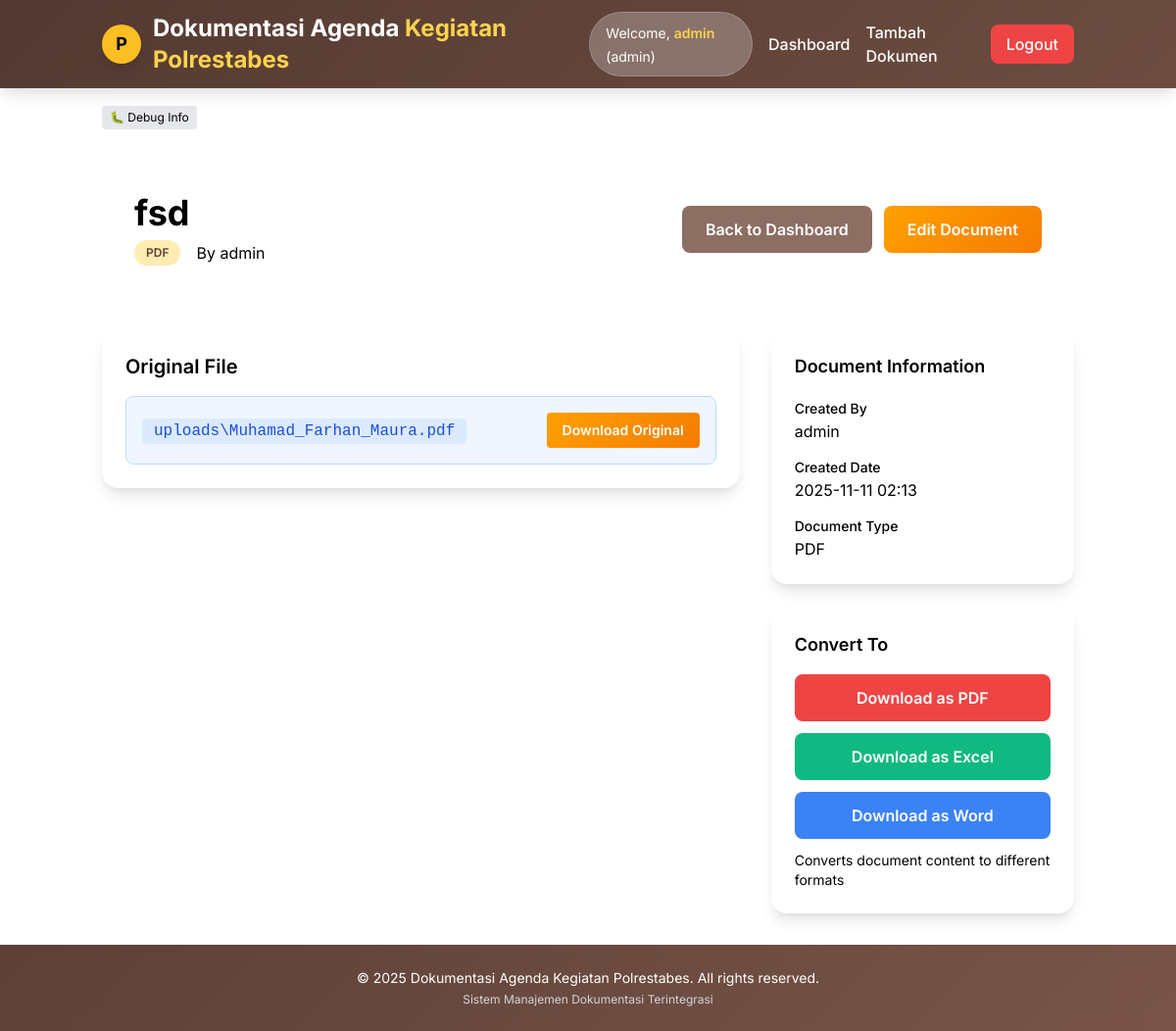
Page /view_doc/1 (signed in) on the committed database.
### app.py (models this page shows)
class Documentation(db.Model):
    id = db.Column(db.Integer, primary_key=True)
    title = db.Column(db.String(200), nullable=False)
    content = db.Column(db.Text)
    file_path = db.Column(db.String(300))
    doc_type = db.Column(db.String(50), nullable=False)
    created_at = db.Column(db.DateTime, nullable=False, default=datetime.utcnow)
    user_id = db.Column(db.Integer, db.ForeignKey('user.id'), nullable=False)

class User(db.Model):
    id = db.Column(db.Integer, primary_key=True)
    username = db.Column(db.String(80), unique=True, nullable=False)
    password = db.Column(db.String(120), nullable=False)
    role = db.Column(db.String(20), nullable=False)
    documentations = db.relationship('Documentation', backref='author', lazy=True)

### app.py (the view)
@app.route('/view_doc/<int:doc_id>')
def view_doc(doc_id):
    if 'user_id' not in session:
        return redirect(url_for('login'))
    doc = Documentation.query.get_or_404(doc_id)
    if not can_view(doc):
        flash('You do not have permission to view this document', 'error')
        return redirect(url_for('dashboard'))
    image_preview = None
    if doc.file_path and os.path.exists(doc.file_path) and doc.doc_type == 'image':
        image_preview = get_image_base64(doc.file_path)
    return render_template('view_doc.html',
                         doc=doc,
                         image_preview=image_preview)

### app.py (called while the page is built)
def can_view(doc):
    if 'user_id' not in session:
        return False
    return True

### templates/view_doc.html (shortened to what this page needs)
{% extends "base.html" %} {% block content %}
<div class="max-w-6xl mx-auto animate-on-scroll">
  <div class="doc-header mb-8">
    <div class="glass rounded-2xl p-8">
      <div
        class="flex flex-col lg:flex-row justify-between items-start lg:items-center gap-4"
      >
        <div>
          <h2 class="text-4xl font-bold text-brown-800 mb-2">
            {{ doc.title }}
          </h2>
          <div class="flex items-center space-x-4 text-brown-600">
            <span class="badge-custom">{{ doc.doc_type|upper }}</span>
            <span>By {{ doc.author.username }}</span>
          </div>
        </div>
        <div class="flex space-x-3">
          <a
            href="{{ url_for('dashboard') }}"
            class="btn-secondary-custom px-6 py-3 rounded-lg font-semibold"
          >
            Back to Dashboard
          </a>
          {% if session.role == 'admin' %}
          <a
            href="{{ url_for('edit_doc', doc_id=doc.id) }}"
            class="btn-primary-custom px-6 py-3 rounded-lg font-semibold"
          >
            Edit Document
          </a>
          {% endif %}
        </div>
      </div>
    </div>
  </div>
  <div class="doc-details grid lg:grid-cols-3 gap-8">
    <div class="lg:col-span-2 space-y-6">
       {% if doc.file_path %}
      <div class="bg-white rounded-2xl p-6 shadow-lg">
        <h3 class="text-xl font-semibold text-brown-800 mb-4">Original File</h3>
        <div
          class="file-info flex items-center justify-between p-4 bg-blue-50 rounded-lg border border-blue-200"
        >
          <div>
            <span
              class="filename font-mono text-blue-700 bg-blue-100 px-3 py-1 rounded"
            >
              {{ doc.file_path.split('/')[-1] }}
            </span>
          </div>
          <a
            href="{{ url_for('download_file', doc_id=doc.id) }}"
            class="btn-primary-custom px-4 py-2 rounded text-sm font-semibold"
          >
            Download Original
          </a>
        </div>
      </div>
      {% endif %}
    </div>
    <div class="space-y-6">
      <div class="bg-white rounded-2xl p-6 shadow-lg">
        <h3 class="text-lg font-semibold text-brown-800 mb-4">
          Document Information
        </h3>
        <div class="space-y-3">
          <div>
            <label class="text-sm font-medium text-brown-600">Created By</label>
            <p class="text-brown-800">{{ doc.author.username }}</p>
          </div>
          <div>
            <label class="text-sm font-medium text-brown-600"
              >Created Date</label
            >
            <p class="text-brown-800">
              {{ doc.created_at.strftime('%Y-%m-%d %H:%M') }}
            </p>
          </div>
          <div>
            <label class="text-sm font-medium text-brown-600"
              >Document Type</label
            >
            <p class="text-brown-800">{{ doc.doc_type|upper }}</p>
          </div>
        </div>
      </div>
      <div class="bg-white rounded-2xl p-6 shadow-lg">
        <h3 class="text-lg font-semibold text-brown-800 mb-4">Convert To</h3>
        <div class="conversion-options space-y-3">
          <a
            href="{{ url_for('convert_doc', doc_id=doc.id, target_format='pdf') }}"
            class="w-full bg-red-500 hover:bg-red-600 text-white py-3 px-4 rounded-lg font-semibold transition-colors duration-300 block text-center"
          >
            Download as PDF
          </a>
          <a
            href="{{ url_for('convert_doc', doc_id=doc.id, target_format='excel') }}"
            class="w-full bg-green-500 hover:bg-green-600 text-white py-3 px-4 rounded-lg font-semibold transition-colors duration-300 block text-center"
          >
            Download as Excel
          </a>
          <a
            href="{{ url_for('convert_doc', doc_id=doc.id, target_format='word') }}"
            class="w-full bg-blue-500 hover:bg-blue-600 text-white py-3 px-4 rounded-lg font-semibold transition-colors duration-300 block text-center"
          >
            Download as Word
          </a>
        </div>
        <small class="conversion-note text-brown-500 text-sm mt-3 block">
          Converts document content to different formats
        </small>
      </div>
    </div>
  </div>
</div>
{% endblock %}

### static/style.css (style rules this page uses)
* { margin: 0; padding: 0; box-sizing: border-box; }
body { font-family: "Inter", sans-serif; background: linear-gradient(135deg, #fef9e7 0%, #fef5e7 100%); display: flex; flex-direction: column; min-height: 100vh; }
:root { --brown-dark: #5d4037; --brown-medium: #795548; --brown-light: #8d6e63; --brown-soft: #d7ccc8; --yellow-dark: #f57c00; --yellow-medium: #ffa000; --yellow-light: #ffb74d; --yellow-soft: #ffecb3; --cream: #fff8e1; }
.btn-primary-custom { background: linear-gradient( 135deg, var(--yellow-medium) 0%, var(--yellow-dark) 100% ); color: white; transition: all 0.3s ease; }
.btn-secondary-custom { background: var(--brown-light); color: white; transition: all 0.3s ease; }
.badge-custom { background: var(--yellow-soft); color: var(--brown-dark); font-weight: 600; padding: 0.25rem 0.75rem; border-radius: 20px; font-size: 0.75rem; }
.animate-on-scroll { opacity: 0; transform: translateY(30px); transition: all 0.6s ease; }
.animate-on-scroll.animated { opacity: 1; transform: translateY(0); }
.glass { background: rgba(255, 255, 255, 0.25); backdrop-filter: blur(10px); border: 1px solid rgba(255, 255, 255, 0.18); }
.min-h-screen { min-height: 100vh; display: flex; flex-direction: column; }

### rows in the picture
Documentation: title "fsd", doc_type "PDF", file_path "uploads\\Muhamad_Farhan_Maura.pdf", created_at "2025-11-11 02:13"
User: author.username "admin"

### other values in the picture
{{ session.username }} "admin"
{{ session.role }} "admin"
